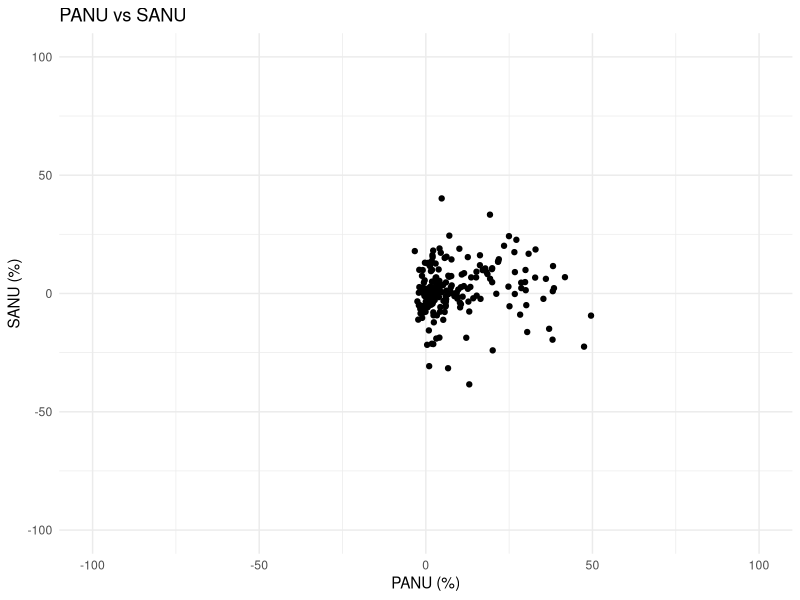

This figure's R source:
## ---- chunk 1
nonuse <- read.csv("data/test_data/NonUse.csv", sep = ",", header = TRUE)
head(nonuse)
summary(nonuse)

## ---- chunk 2
cor.test(nonuse$PANU, nonuse$SANU, method = "spearman")
## ---- chunk 3
library(ggplot2)
ggplot(nonuse, aes(x = PANU, y = SANU)) +
  geom_point() +
  xlim(-100, 100) +
  ylim(-100, 100) +
  labs(title = "PANU vs SANU", x = "PANU (%)", y = "SANU (%)") +
  theme_minimal()
       
       
